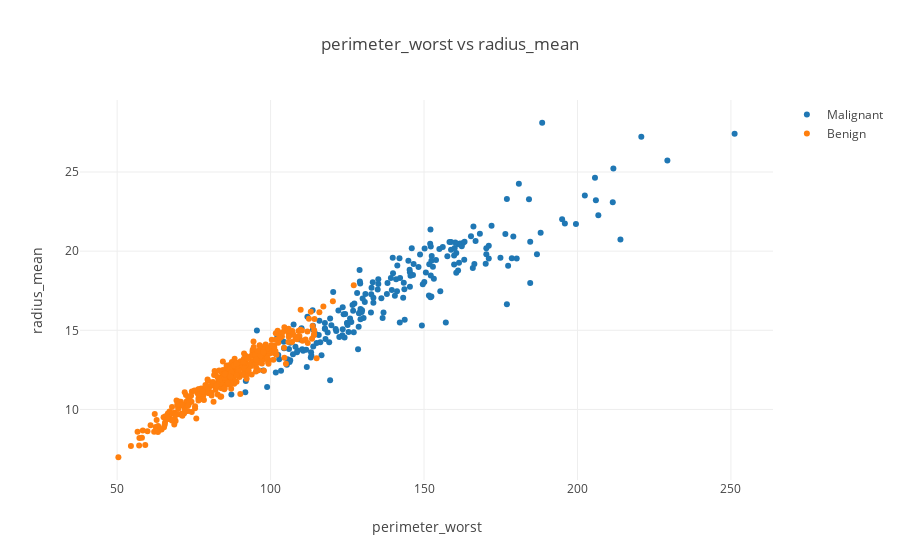

Notebook code for this chart:
### Markdown cell above
## Plotting positively correlated attributes

### Code cell
plot_corr('perimeter_worst', 'radius_mean')

### Figure 1 — Plotly figure (JSON) as saved in the notebook; plotly's stock layout.template omitted (floating-point values rounded to 4 significant figures; data arrays with more than 128 entries replaced by an {"elided": "..."} marker saying what was removed)
{"data": [{"mode": "markers", "name": "Malignant", "type": "scatter", "uid": "56a35bb6-8ebb-11e9-9695-1062e5f011e3", "x": {"elided": "212 float values"}, "y": {"elided": "212 float values"}}, {"mode": "markers", "name": "Benign", "type": "scatter", "uid": "56a35bb7-8ebb-11e9-8d42-1062e5f011e3", "x": {"elided": "357 float values"}, "y": {"elided": "357 float values"}}], "layout": {"title": "perimeter_worst vs radius_mean", "xaxis": {"title": "perimeter_worst"}, "yaxis": {"title": "radius_mean"}}}
